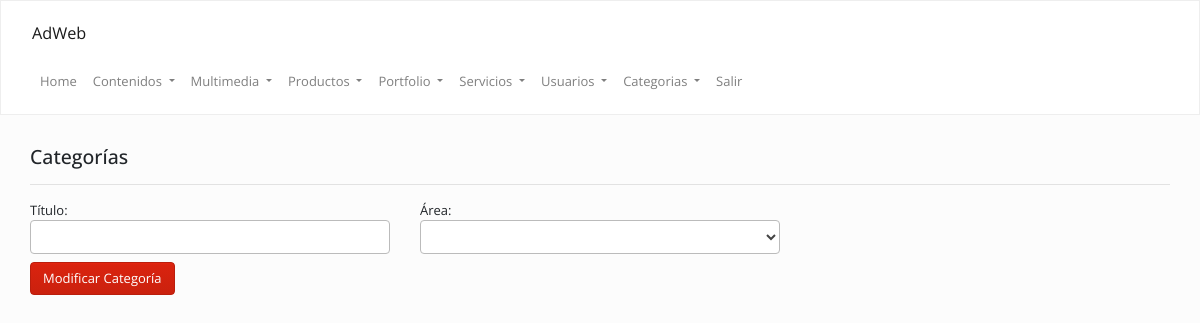
/admin/index.php?op=categorias&accion=modificar&cod=45df92d0f2 (signed in), run on an earlier commit of the app's database.
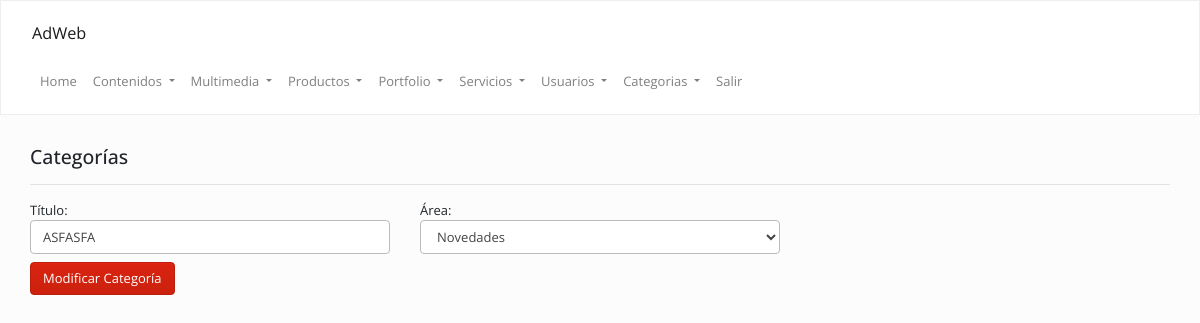
And on a later commit of the database.
### tables this page shows
CREATE TABLE `categorias` (
  `id` int(11) NOT NULL,
  `cod` varchar(255) NOT NULL,
  `titulo` varchar(255) NOT NULL,
  `area` varchar(255) NOT NULL
);

### Config/Autoload.php (called while the page is built, shortened)
<?php
class autoload
{
    public static function runAdmin()
    {
        spl_autoload_register(
            function ($clase) {
                $ruta = str_replace("\\", "/", $clase) . ".php";
            }
        );
    }
}

### Clases/Categorias.php (called while the page is built, shortened)
<?php
class Categorias
{
    public $cod;
    private $con;
    public function __construct()
    {
        $this->con = new Conexion();
    }
    public function view()
    {
        $sql   = "SELECT * FROM `categorias` WHERE cod = '{$this->cod}' ORDER BY id DESC";
        $notas = $this->con->sqlReturn($sql);
        $row   = mysqli_fetch_assoc($notas);
        return $row;
    }
}

### Clases/Conexion.php (called while the page is built, shortened)
<?php namespace Clases;
class Conexion
{
    private $datos = array("host"=> "localhost","user"=> "root","pass"=> "","db"  => "sitio-novedades");
    private $con;
    public function __construct()
    {
        $this->con = mysqli_connect($this->datos["host"], $this->datos["user"], $this->datos["pass"], $this->datos["db"]);
    }
    public function sqlReturn($query)
    {
        $dato = $this->con->query($query);
        return $dato;
    }
}

### admin/inc/categorias/modificar.php (the view, shortened to what this page needs)
<?php
$categorias = new Clases\Categorias();
$cod   = isset($_GET["cod"]) ? $_GET["cod"] : '';
$categorias->set("cod", $cod);
$data = $categorias->view();
?>
<div class="col-md-12">
    <h4>Categorías</h4>
    <hr/>
    <form method="post" class="row" enctype="multipart/form-data">
        <label class="col-md-4">Título:<br/>
            <input type="text" value="<?= $data["titulo"] ?>" name="titulo">
        </label>
        <label class="col-md-4">Área:<br/>
            <select name="area">
                <option value="<?= $data["area"] ?>" selected><?= ucwords($data["area"]) ?></option>
                 <option>---------------</option>
            </select>
        </label>
        <br/>
        <div class="col-md-12">
            <input type="submit" class="btn btn-primary" name="agregar" value="Modificar Categoría" />
        </div>
    </form>
</div>

What changed in the data, as far as the page shows it:
added categorias: titulo "ASFASFA", area "Novedades"
